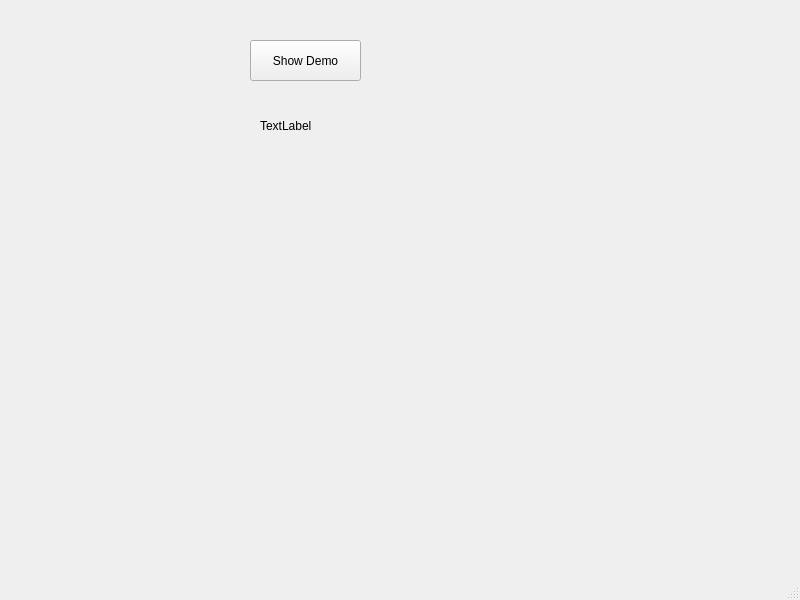
<?xml version="1.0" encoding="UTF-8"?>
<ui version="4.0">
 <class>MainWindow</class>
 <widget class="QMainWindow" name="MainWindow">
  <property name="geometry">
   <rect>
    <x>0</x>
    <y>0</y>
    <width>800</width>
    <height>600</height>
   </rect>
  </property>
  <property name="windowTitle">
   <string>MainWindow</string>
  </property>
  <widget class="QWidget" name="centralwidget">
   <widget class="QPushButton" name="pushButton">
    <property name="geometry">
     <rect>
      <x>250</x>
      <y>40</y>
      <width>111</width>
      <height>41</height>
     </rect>
    </property>
    <property name="text">
     <string>Show Demo</string>
    </property>
   </widget>
   <widget class="QLabel" name="label">
    <property name="geometry">
     <rect>
      <x>260</x>
      <y>100</y>
      <width>361</width>
      <height>51</height>
     </rect>
    </property>
    <property name="text">
     <string>TextLabel</string>
    </property>
   </widget>
  </widget>
  <widget class="QMenuBar" name="menubar">
   <property name="geometry">
    <rect>
     <x>0</x>
     <y>0</y>
     <width>800</width>
     <height>22</height>
    </rect>
   </property>
  </widget>
  <widget class="QStatusBar" name="statusbar"/>
 </widget>
 <resources/>
 <connections/>
</ui>
